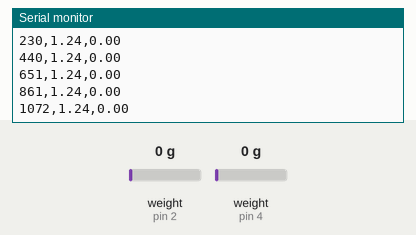
The program below on a simulated Teensy 4. On the bench: the last lines printed to the serial monitor. Inputs (shaded band) come from the test bench; at power-on: weight on the scale (sensors on pin 2, pin 4) 0 g. Storage starts empty.

Above: at 1.2 s.
1.3 s: weight on the scale (sensor on pin 2) set to 100 g
At 1.44 s:
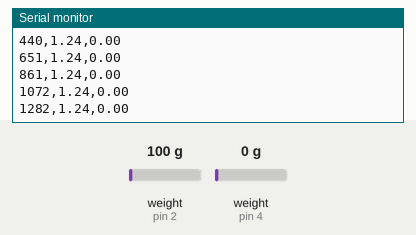
2.8 s: weight on the scale (sensor on pin 4) set to 100 g
At 2.92 s:
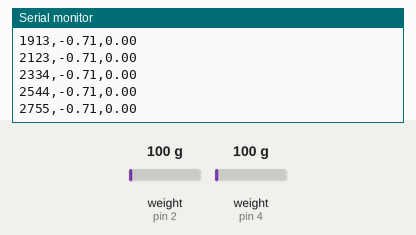
4.3 s: weight on the scale (sensor on pin 2) set to 1250 g
At 4.39 s:
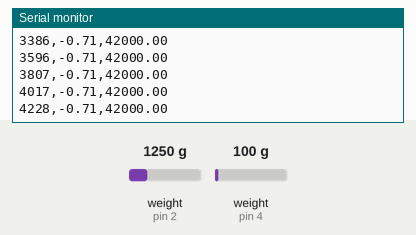
5.8 s: weight on the scale (sensor on pin 4) set to 1250 g
At 5.86 s:
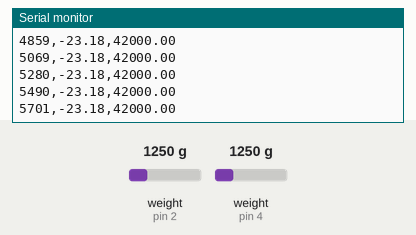
Timing chart, 0 to 8.3 s (numbered marks = the images above; inputs shaded):
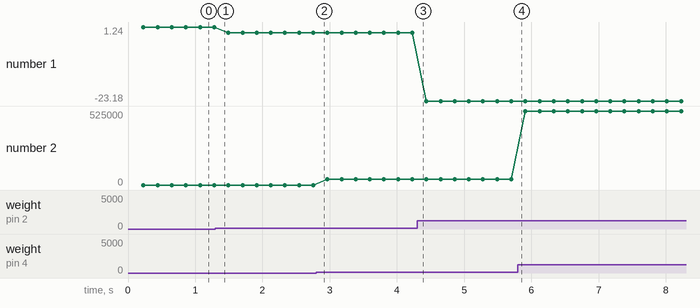

The program:

main.cpp
```cpp
#include<Arduino.h>
#include "HX711.h"
#include <SPI.h>
#include <SD.h>

// HX711 circuit wiring
#define LOADCELL1_DOUT_PIN 2
#define LOADCELL1_SCK_PIN  3
#define LOADCELL2_DOUT_PIN 4
#define LOADCELL2_SCK_PIN  5
float reading1;
float reading2;
HX711 LoadCell1,LoadCell2;
float LC1offset1=0.69;
float LC1offset2=0.55;
// float LC2offset1=16100
// float LC2offset2=16100;
float calibrationfactor1=-21500;
// float calibrationfactor2=-21.5541818;

void setup() {
  Serial.begin(115200);
  Serial.print("Initializing SD card...");

  if (!SD.begin(254)) { //BUITLIN_SDCARD-254
    Serial.println("Card failed, or not present");
    while (1);
  }
  File datafile=SD.open("Datafile4.csv",FILE_WRITE);
  Serial.println("card initialized.");
  LoadCell1.begin(LOADCELL1_DOUT_PIN,LOADCELL1_SCK_PIN);
  LoadCell2.begin(LOADCELL2_DOUT_PIN,LOADCELL2_SCK_PIN);
}

void loop() {
    reading1 =LoadCell1.get_value()/calibrationfactor1+LC1offset1+LC1offset2; //In  Kg
    reading2 =LoadCell2.get_value();
    File datafile=SD.open("Datalog4.csv",FILE_WRITE);
    if(datafile){
      unsigned long t=millis();
      datafile.print(t);
      datafile.print(",");
      datafile.print(reading1);
      datafile.print(",");
      datafile.println(reading2);
      Serial.print(t);
      Serial.print(",");
      Serial.print(reading1);
      Serial.print(",");
      Serial.println(reading2);
      datafile.close();
    }
    else{
      Serial.println("ERROR");
      return;
    }
}
```

Measured:
- plotted number 1: 1.24 → -0.71 after the input at 1.3 s, -0.71 → -23.18 after the input at 4.3 s
- plotted number 2: 0 → 42000 after the input at 2.8 s, 42000 → 525000 after the input at 5.8 s
